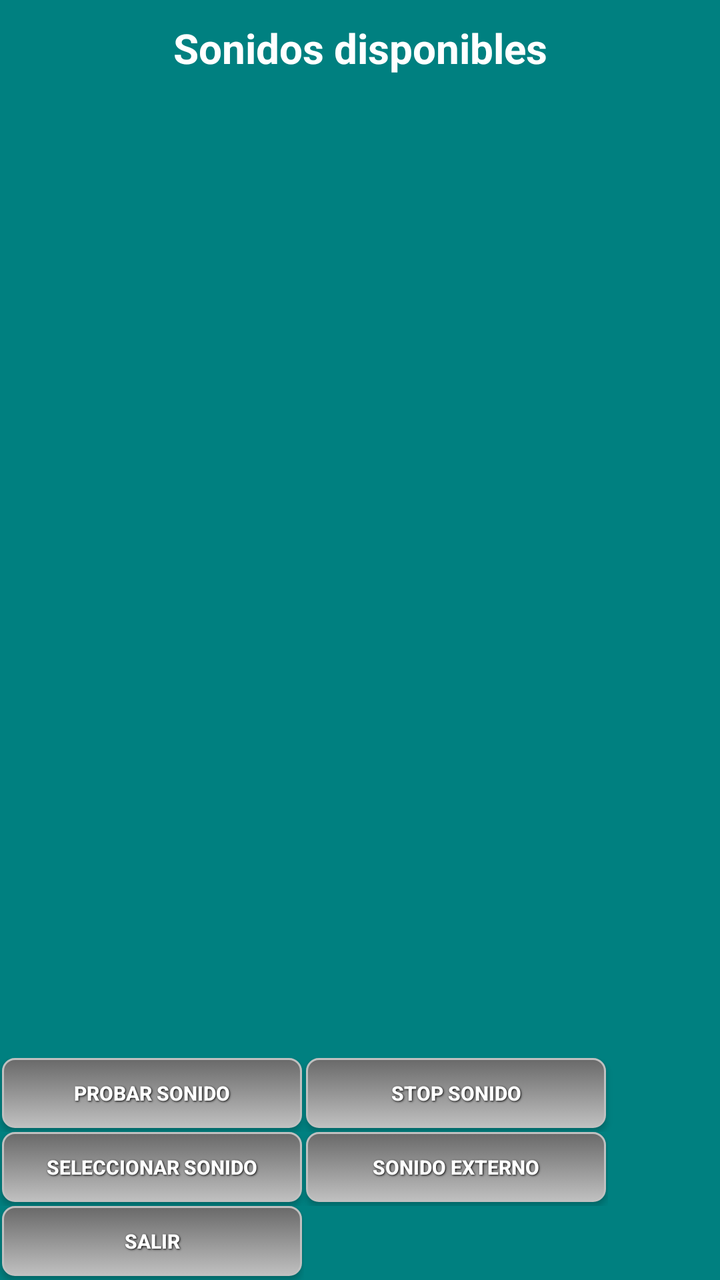
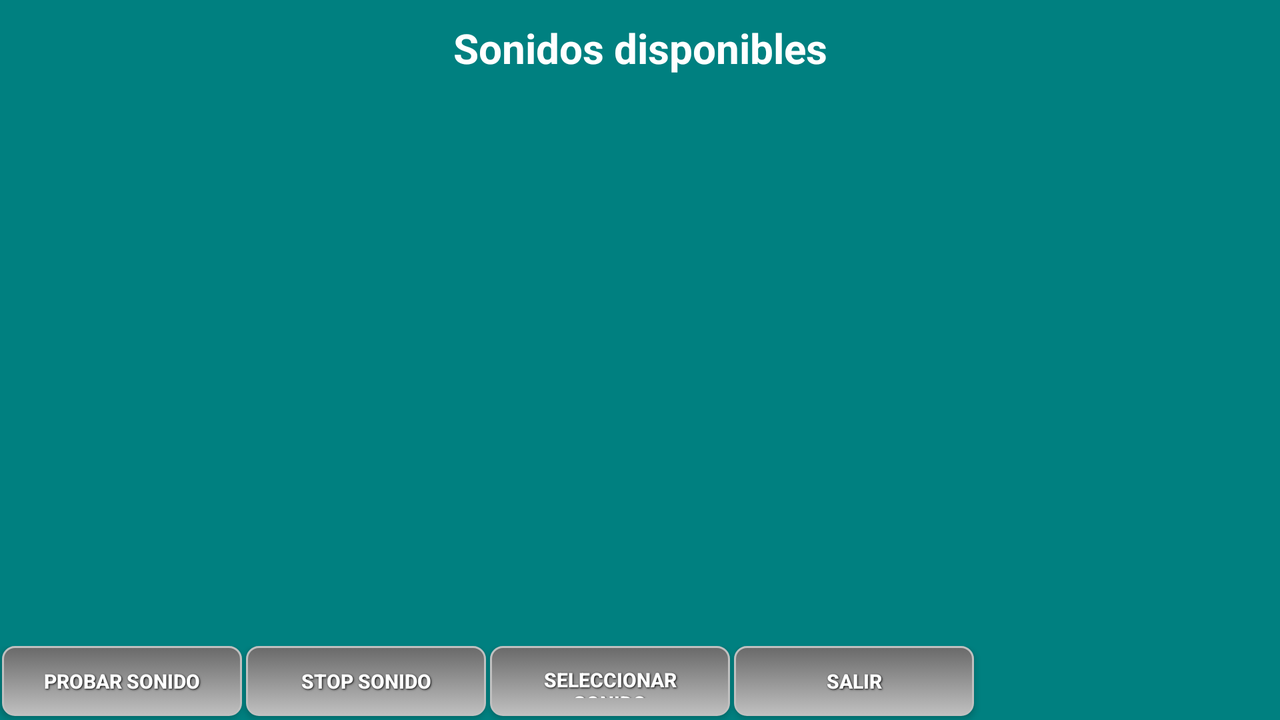

Compare how this app lays out the same screen by default and in its alternative resource folder. The renders come first, then the two layout files and the values they reference.
<!-- AndroidManifest.xml: application theme AppTheme -->
<!-- res/layout/lista_sonidos_principal.xml -->
<ScrollView xmlns:android="http://schemas.android.com/apk/res/android"
    android:id="@+id/scrollView1"
    android:layout_width="match_parent"
    android:layout_height="match_parent"
    android:layout_weight="2"
    android:fillViewport="true"
    android:background="#008080"
    android:gravity="top" >    
  
	<LinearLayout
    android:layout_width="match_parent"  
    android:layout_height="match_parent"  
    android:orientation="vertical" >  
    
	<TextView
        style="@style/TextoTituloWhite"
        android:layout_width="match_parent"
        android:layout_height="wrap_content"
        android:layout_margin="10dp"
        android:gravity="center"
        android:text="@string/listadoSonidos" />
  
    <ListView  
        android:id="@+id/sms_model_list"  
        android:layout_width="match_parent"  
        android:layout_height="0dip"  
        android:layout_weight="1.45" />  
         
     <LinearLayout android:id="@+id/LinearLayout02" 
         android:layout_height="wrap_content"
	     android:layout_width="match_parent">
	    
	  		<Button
		        android:id="@+id/test_btn"
		        style="@style/button_text"
		        android:layout_width="150dp"
		        android:layout_height="35dp"
		        android:layout_gravity="center_horizontal"
		        android:background="@drawable/grey_button"
		        android:text="@string/testSonido" />
	  		
	  		<Button
		        android:id="@+id/stop_btn"
		        style="@style/button_text"
		        android:layout_width="150dp"
		        android:layout_height="35dp"
		        android:layout_gravity="center_horizontal"
		        android:background="@drawable/grey_button"
		        android:text="@string/stopSonido" />
	  		
	</LinearLayout>
	
     <LinearLayout android:id="@+id/LinearLayout03" 
         android:layout_height="wrap_content"
	     android:layout_width="wrap_content">
	  		
         <Button
		        android:id="@+id/confirm_btn"
		        style="@style/button_text"
		        android:layout_width="150dp"
		        android:layout_height="35dp"
		        android:layout_gravity="center_horizontal"
		        android:background="@drawable/grey_button"
		        android:text="@string/selectSonido" />
	  		
	  		<Button
		        android:id="@+id/externo_btn"
		        style="@style/button_text"
		        android:layout_width="150dp"
		        android:layout_height="35dp"
		        android:layout_gravity="center_horizontal"
		        android:background="@drawable/grey_button"
		        android:text="@string/sonidoext" />
         
	    	
	</LinearLayout>
	
     <LinearLayout android:id="@+id/LinearLayout04" 
         android:layout_height="wrap_content"
	     android:layout_width="wrap_content">
         
         <Button
		        android:id="@+id/exit_btn"
		        style="@style/button_text"
		        android:layout_width="150dp"
		        android:layout_height="35dp"
		        android:layout_gravity="center_horizontal"
		        android:background="@drawable/grey_button"
		        android:text="@string/salir" />
	  		
         
	  		
         
	    	
	</LinearLayout>
  
      
</LinearLayout>
    

</ScrollView>
<!-- resources referenced by this layout -->
<resources>
  <!-- drawable grey_button (drawable) -->
  <?xml version="1.0" encoding="utf-8"?>
  <selector xmlns:android="http://schemas.android.com/apk/res/android">
  
      <item android:state_pressed="true">
          <shape>
              <solid android:color="#696969" />
              <stroke android:width="1dp" android:color="#C0C0C0" />
              <corners android:radius="6dp" />
              <padding android:bottom="10dp" android:left="10dp" android:right="10dp" android:top="10dp" />
          </shape>
      </item>
      <item>
          <shape>
              <gradient android:angle="270" android:endColor="#C0C0C0" android:startColor="#696969" />
              <stroke android:width="1dp" android:color="#C0C0C0" />
              <corners android:radius="6dp" />
              <padding android:bottom="10dp" android:left="10dp" android:right="10dp" android:top="10dp" />
          </shape>
      </item>
  </selector>
  <string name="listadoSonidos">Sonidos disponibles</string>
  <string name="salir">Salir</string>
  <string name="selectSonido">Seleccionar Sonido</string>
  <string name="sonidoext">Sonido externo</string>
  <string name="stopSonido">Stop Sonido</string>
  <string name="testSonido">Probar Sonido</string>
  <style name="TextoTituloWhite" parent="@android:style/TextAppearance.Medium">
          <item name="android:textColor">#ffffff</item>
          <item name="android:typeface">normal</item>
          <item name="android:textSize">10pt</item>
          <item name="android:textStyle">bold</item>
      </style>
  <style name="button_text">
          <item name="android:layout_width">fill_parent</item>
          <item name="android:layout_height">wrap_content</item>
          <item name="android:textColor">#ffffff</item>
          <item name="android:gravity">center</item>
          <item name="android:layout_margin">1dp</item>
          <item name="android:textSize">10dp</item>
          <item name="android:textStyle">bold</item>
          <item name="android:shadowColor">#000000</item>
          <item name="android:shadowDx">1</item>
          <item name="android:shadowDy">1</item>
          <item name="android:shadowRadius">2</item>
      </style>
  <style name="AppTheme" parent="AppBaseTheme">
          
      </style>
  <style name="AppBaseTheme" parent="Theme.AppCompat.Light">
          
      </style>
</resources>
<!-- res/layout-land/lista_sonidos_principal.xml (the author's variant of the layout above) -->
<!-- drawn on the phone turned sideways -->
<ScrollView xmlns:android="http://schemas.android.com/apk/res/android"
    android:id="@+id/scrollView1"
    android:layout_width="match_parent"
    android:layout_height="match_parent"
    android:layout_weight="2"
    android:fillViewport="true"
    android:background="#008080"
    android:gravity="top" >    
  
	<LinearLayout
    android:layout_width="match_parent"  
    android:layout_height="match_parent"  
    android:orientation="vertical" >  
    
	<TextView
        style="@style/TextoTituloWhite"
        android:layout_width="match_parent"
        android:layout_height="wrap_content"
        android:layout_margin="10dp"
        android:gravity="center"
        android:text="@string/listadoSonidos" />
  
    <ListView  
        android:id="@+id/sms_model_list"  
        android:layout_width="match_parent"  
        android:layout_height="0dip"  
        android:layout_weight="1.45" />  
         
     <LinearLayout android:id="@+id/LinearLayout02" 
         android:layout_height="wrap_content"
	     android:layout_width="match_parent">
	    
	  		<Button
		        android:id="@+id/test_btn"
		        style="@style/button_text"
		        android:layout_width="120dp"
		        android:layout_height="35dp"
		        android:layout_gravity="center_horizontal"
		        android:background="@drawable/grey_button"
		        android:text="@string/testSonido" />
	  		
	  		<Button
		        android:id="@+id/stop_btn"
		        style="@style/button_text"
		        android:layout_width="120dp"
		        android:layout_height="35dp"
		        android:layout_gravity="center_horizontal"
		        android:background="@drawable/grey_button"
		        android:text="@string/stopSonido" />
	  		
	
	  		
         <Button
		        android:id="@+id/confirm_btn"
		        style="@style/button_text"
		        android:layout_width="120dp"
		        android:layout_height="35dp"
		        android:layout_gravity="center_horizontal"
		        android:background="@drawable/grey_button"
		        android:text="@string/selectSonido" />
	  		
	  		<Button
		        android:id="@+id/exit_btn"
		        style="@style/button_text"
		        android:layout_width="120dp"
		        android:layout_height="35dp"
		        android:layout_gravity="center_horizontal"
		        android:background="@drawable/grey_button"
		        android:text="@string/salir" />
         
	    	
	</LinearLayout>
  
      
</LinearLayout>
    

</ScrollView>
<!-- resources referenced by the variant -->
<!-- as the phone turned sideways resolves them -->
<resources>
  <!-- drawable grey_button (drawable) -->
  <?xml version="1.0" encoding="utf-8"?>
  <selector xmlns:android="http://schemas.android.com/apk/res/android">
  
      <item android:state_pressed="true">
          <shape>
              <solid android:color="#696969" />
              <stroke android:width="1dp" android:color="#C0C0C0" />
              <corners android:radius="6dp" />
              <padding android:bottom="10dp" android:left="10dp" android:right="10dp" android:top="10dp" />
          </shape>
      </item>
      <item>
          <shape>
              <gradient android:angle="270" android:endColor="#C0C0C0" android:startColor="#696969" />
              <stroke android:width="1dp" android:color="#C0C0C0" />
              <corners android:radius="6dp" />
              <padding android:bottom="10dp" android:left="10dp" android:right="10dp" android:top="10dp" />
          </shape>
      </item>
  </selector>
  <string name="listadoSonidos">Sonidos disponibles</string>
  <string name="salir">Salir</string>
  <string name="selectSonido">Seleccionar Sonido</string>
  <string name="stopSonido">Stop Sonido</string>
  <string name="testSonido">Probar Sonido</string>
  <style name="TextoTituloWhite" parent="@android:style/TextAppearance.Medium">
          <item name="android:textColor">#ffffff</item>
          <item name="android:typeface">normal</item>
          <item name="android:textSize">10pt</item>
          <item name="android:textStyle">bold</item>
      </style>
  <style name="button_text">
          <item name="android:layout_width">fill_parent</item>
          <item name="android:layout_height">wrap_content</item>
          <item name="android:textColor">#ffffff</item>
          <item name="android:gravity">center</item>
          <item name="android:layout_margin">1dp</item>
          <item name="android:textSize">10dp</item>
          <item name="android:textStyle">bold</item>
          <item name="android:shadowColor">#000000</item>
          <item name="android:shadowDx">1</item>
          <item name="android:shadowDy">1</item>
          <item name="android:shadowRadius">2</item>
      </style>
  <style name="AppTheme" parent="AppBaseTheme">
          
      </style>
  <style name="AppBaseTheme" parent="Theme.AppCompat.Light">
          
      </style>
</resources>
